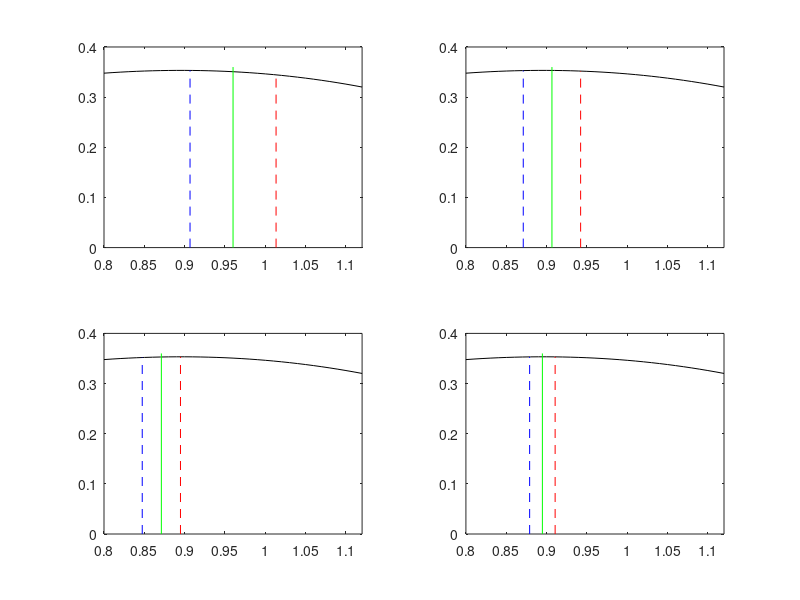

Recreate this plot in MATLAB.
% 例程 2.2  二分法
%  本例程实现二分法以精确定位极值点
%  函数：y = (1.6*sin(x)) - x
%  由区间搜索法确定的初始区间：
L = 0.16;
xh = 1.12;
xl = xh - (2*L);
%  在定位区间内绘制函数曲线（用于可视化）
x = xl: 0.01: xh;
y = (1.6*sin(x)) - x;
for n = 1:4  %  限定搜索迭代次数为4步
    xm = (xh - L);  %  计算区间中点
    a = xm - (L/3);  %  左内点（三等分区间的第一个分点）
    ya = (1.6*sin(a)) - a;
    b = xm + (L/3);  %  右内点（三等分区间的第二个分点）
    yb = (1.6*sin(b)) - b;
    if yb < ya
        xh = b;  %  若右内点函数值更小，舍弃最右侧子区间，更新上界
    end
    L =2*L/3;
    %  绘图展示每一步迭代结果
    figure(1)
    subplot(2, 2, n);
    plot(x, y, 'k');
    axis([0.8, 1.12, 0, 0.4]);
    hold on;
    plot([a, a], [0, ya ], 'b--');
    plot([b, b], [0, yb ], 'r--');
    plot([xm, xm], [0, 0.36], 'g');
end
